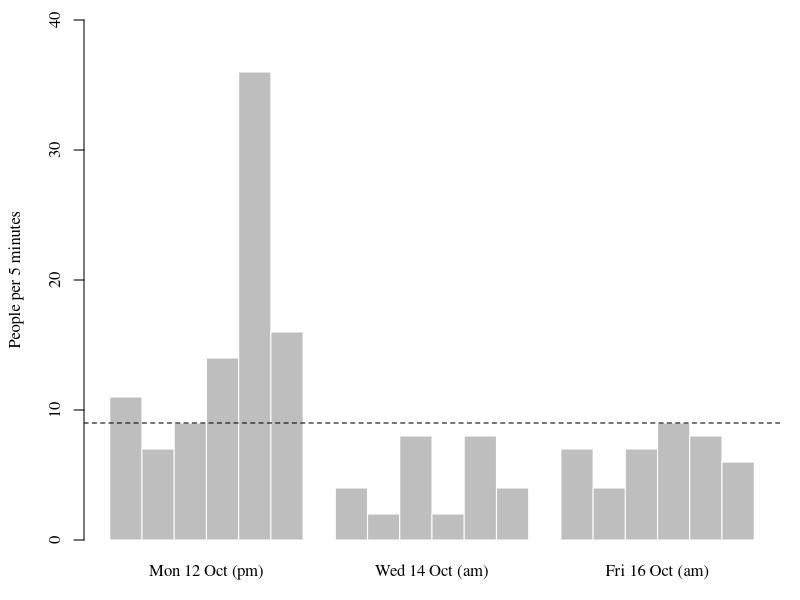
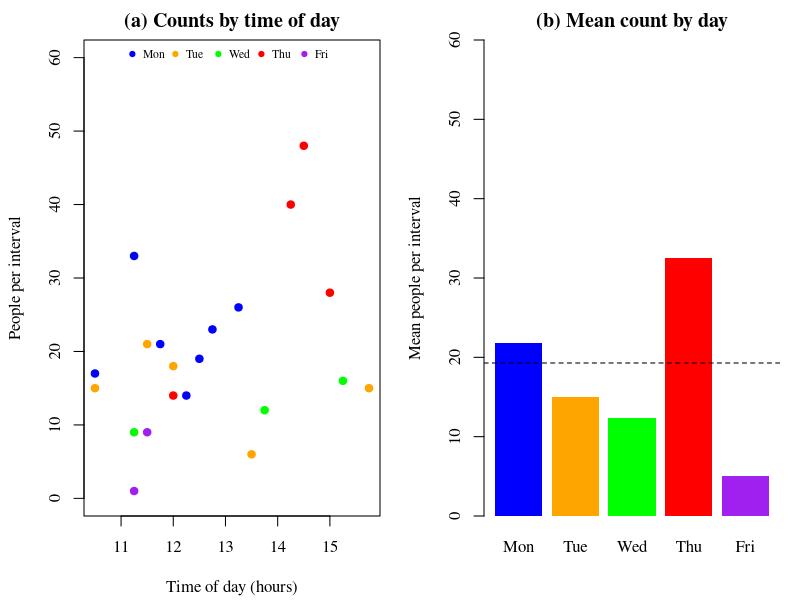

Generate these figures, in order, with R:
N <- 120   # population size: 15-min intervals, 24 per day x 5 weekdays

# expansion estimator of a total under SRS with fpc and a t-based 95% CI
srs_total <- function(y, N) {
  n   <- length(y)
  tau <- N * mean(y)                             
  se  <- N * sqrt((1 - n / N) * var(y) / n) 
  t   <- qt(0.975, df = n - 1)            # t used since n < 50
  c(estimate = tau, se = se, lower = tau - t * se, upper = tau + t * se)
}

# SRS sample size giving Var(ybar) = V0:  n = N / (1 + N V0 / S^2)
srs_n <- function(N, S2, V0) N / (1 + N * V0 / S2)

# pilot survey
pilot <- read.csv("data/pilot_counts.csv")   # people = walkers + cyclists

# combine 5-min bins into 10 and 15-min counts within each session
counts5  <- pilot$people
counts10 <- as.vector(tapply(counts5, list(ceiling(pilot$bin / 2), pilot$date), sum))
counts15 <- as.vector(tapply(counts5, list(ceiling(pilot$bin / 3), pilot$date), sum))

# table 1 (left): longer intervals smooth the bursts, so the CV falls
interval_cv <- t(sapply(list(`5 min` = counts5, `10 min` = counts10, `15 min` = counts15),
                        function(y) c(n = length(y), mean = mean(y), sd = sd(y),
                                      cv = sd(y) / mean(y))))
round(interval_cv, 2)

# pilot estimate of the weekly total, using 15-min units to match the main survey
pilot_est <- srs_total(counts15, N)
round(pilot_est)                                  # 3240, SE 944

# sample size to halve the pilot SE (s^2 from the pilot in place of S^2)
V0 <- unname(pilot_est["se"] / 2 / N)^2 
n_req <- srs_n(N, var(counts15), V0)
n_req                                             # 20.9 -> n = 21

# cross-check: 30-min sessions as units (N = 60), then double
counts30 <- as.vector(tapply(counts5, pilot$date, sum))
V0_30 <- unname(srs_total(counts30, 60)["se"] / 2 / 60)^2
2 * srs_n(60, var(counts30), V0_30)               # 20.9 


# main survey
main <- read.csv("data/main_survey_counts.csv")   # people = walkers + cyclists
n <- nrow(main)                                   # 21

# tables 1 (right) and 2: weekly totals with SEs and 95% CIs
est <- rbind(people = srs_total(main$people, N),
             cars   = srs_total(main$cars, N))
round(est)                                        # people 2314 (264), cars 354 (40)
round(est / 5)                                    # per weekday
round(100 * est[, "se"] / est[, "estimate"])      # relative SE: 11%

# precision achieved vs expected from the pilot
N * sqrt((1 - n / N) * var(counts15) / n)         # expected SE, about 470
unname(est["people", "se"] / pilot_est["se"])     # achieved / pilot SE = 0.28

# ratio estimator check
cv <- function(y) sd(y) / mean(y)
c(rho = cor(main$people, main$cars), threshold = cv(main$cars) / (2 * cv(main$people)))


# difference between each day
days <- c("Mon", "Tue", "Wed", "Thu", "Fri")
day  <- factor(main$day, levels = days)
n_j  <- as.vector(table(day))                   
ybar_j <- tapply(main$people, day, mean)
s_j    <- tapply(main$people, day, sd)
round(cbind(n = n_j, mean = ybar_j, sd = s_j), 1)


# planning a better survey
# SRS size for +-10% of the total with 95% confidence: n = N / (1 + N theta^2 mu^2 / (4 S^2))
theta <- 0.1
N / (1 + N * theta^2 * mean(main$people)^2 / (4 * var(main$people)))   # about 63

# stratify by day: N_j = 24, W_j = 0.2, S_j estimated by the daily SDs
N_j <- rep(24, 5)
W_j <- N_j / N

# Neyman allocation (Theorem 5.5): n_j proportional to N_j S_j
round(n * N_j * s_j / sum(N_j * s_j), 1)          # 3.7 3.3 2.1 8.7 3.3 -> 4 3 2 9 3
var_neyman <- sum(W_j * s_j)^2 / n - sum(W_j * s_j^2) / N
N * sqrt(var_neyman)                              # SE of total about 165 (vs 264)

# proportional allocation for comparison: n_j = n W_j
n_prop <- n * W_j
N * sqrt(sum(W_j^2 * (1 - n_prop / N_j) * s_j^2 / n_prop))   # about 195


# figures

col_day <- c("blue", "orange", "green", "red", "purple")   # one colour per day
font <- "serif"

# Figure 1: pilot counts in each 5-min bin, grouped by session
fig1 <- function() {
  par(family = font, mar = c(3, 4.2, 1, 1))
  barplot(matrix(counts5, nrow = 6), beside = TRUE, col = "grey", border = "white",
          names.arg = c("Mon 12 Oct (pm)", "Wed 14 Oct (am)", "Fri 16 Oct (am)"),
          ylim = c(0, 40), ylab = "People per 5 minutes")
  abline(h = mean(counts5), lty = 2)                # overall mean
}

# Figure 2: (a) counts against time of day, (b) mean count for each day
fig2 <- function() {
  par(family = font, mfrow = c(1, 2), mar = c(4.2, 4.2, 2, 1))
  hour <- as.numeric(substr(main$start_time, 1, 2)) + as.numeric(substr(main$start_time, 4, 5)) / 60
  plot(hour, main$people, pch = 19, col = col_day[day], ylim = c(0, 60),
       xlab = "Time of day (hours)", ylab = "People per interval", main = "(a) Counts by time of day")
  legend("top", legend = days, col = col_day, pch = 19, bty = "n", ncol = 5, cex = 0.7)
  barplot(ybar_j, col = col_day, border = NA, ylim = c(0, 60),
          ylab = "Mean people per interval", main = "(b) Mean count by day")
  abline(h = mean(main$people), lty = 2)            # overall mean
}

dir.create("figures", showWarnings = FALSE)
png("figures/fig1_pilot_bursts.png", width = 2100, height = 800, res = 300); fig1(); dev.off()
png("figures/fig2_main_survey.png",  width = 2100, height = 900, res = 300); fig2(); dev.off()
